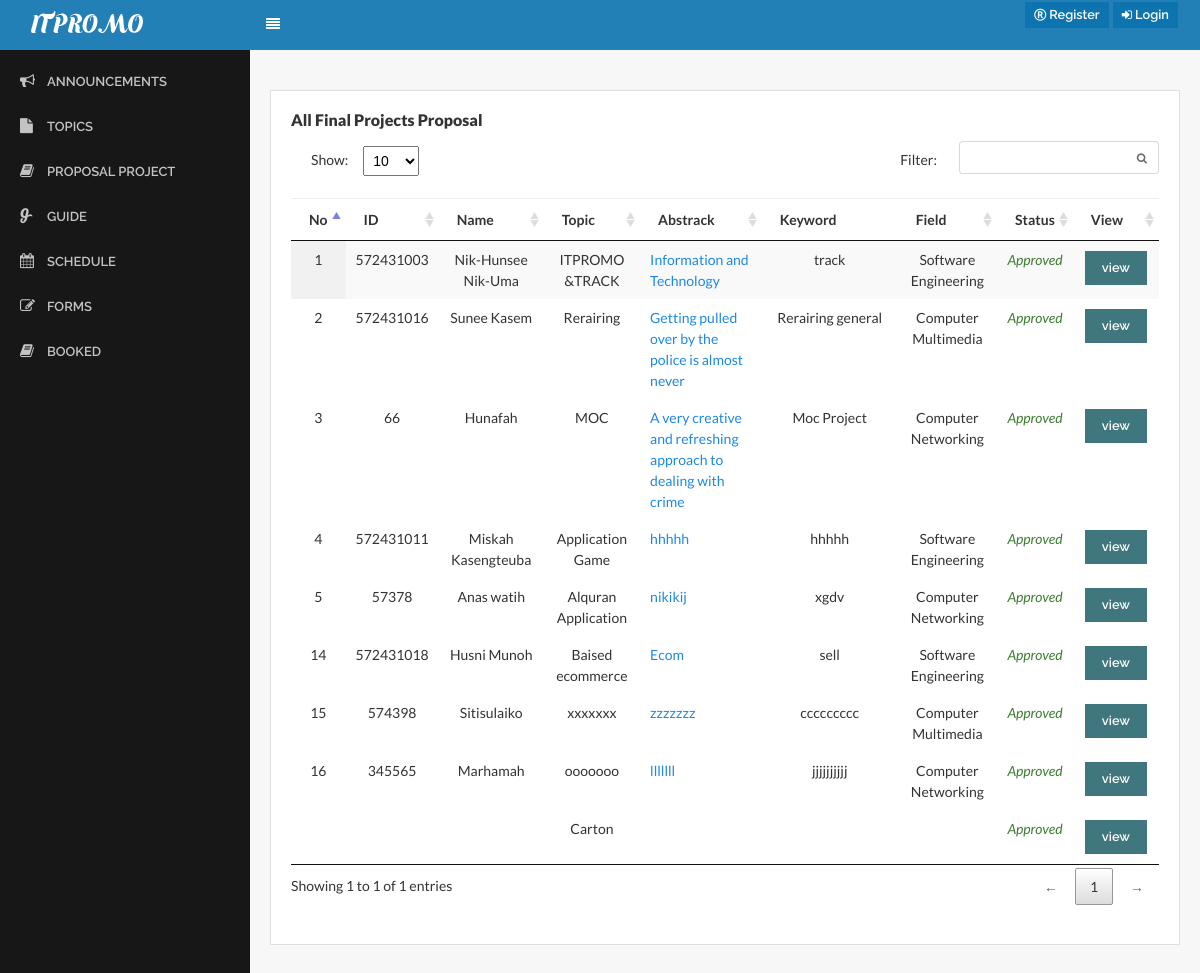
Before: /?page=proposal_project with the older database file.
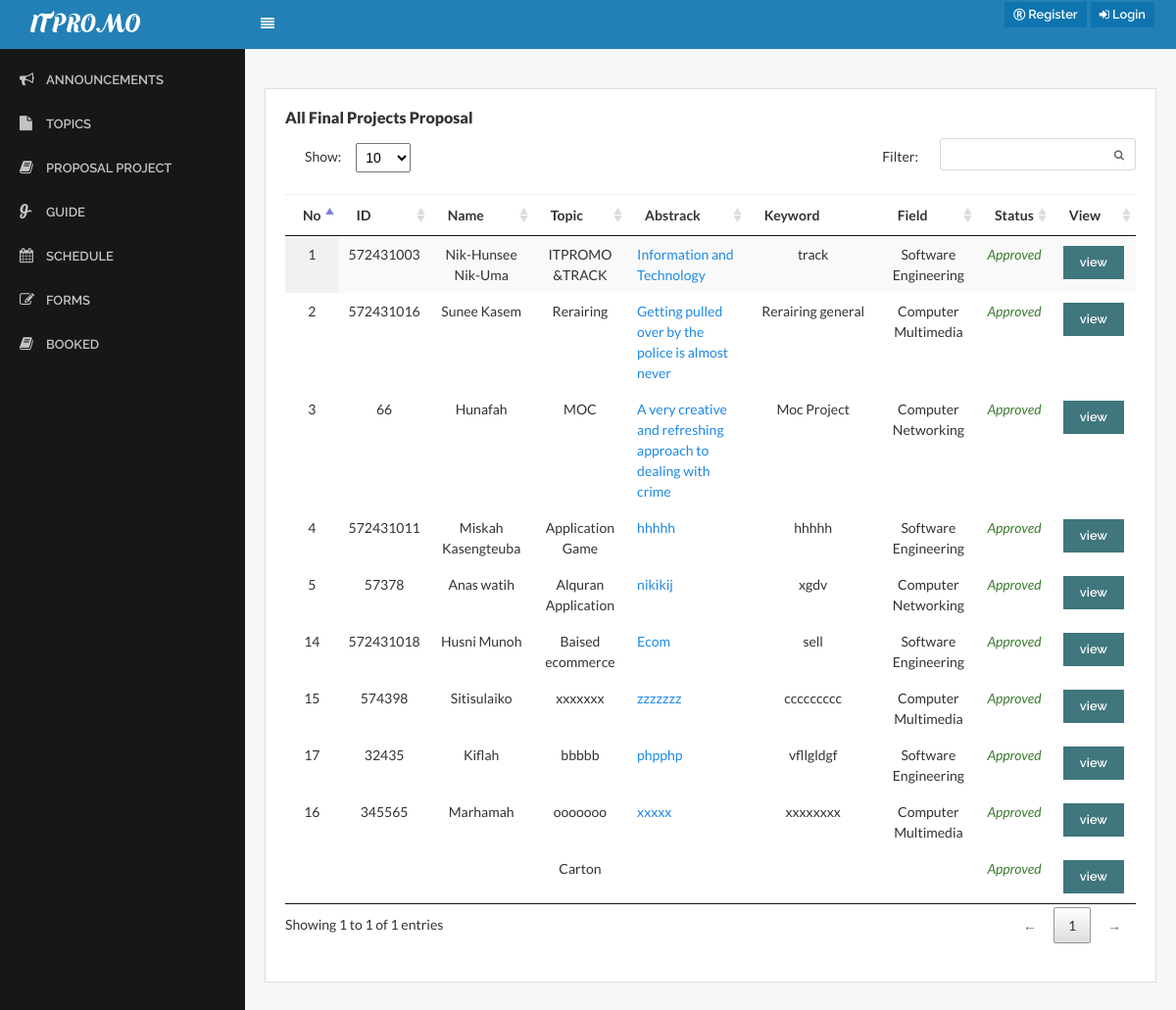
After: the same page with the newer database file.
### tables this page shows
CREATE TABLE `topic_project` (
  `topic_id` int(11) NOT NULL,
  `topic_topic` varchar(255) NOT NULL,
  `topic_abstrack` varchar(255) NOT NULL,
  `topic_keyword` varchar(255) NOT NULL,
  `topic_fieldstudy` enum('1','2','3') NOT NULL COMMENT '1=Software Engineering, 2=Computer Multimedia, 3=Computer Networking',
  `topic_years` date NOT NULL,
  `status` enum('1','2') NOT NULL COMMENT '1=Approve,2=Not Approve',
  `advisergroup_id` int(20) NOT NULL,
  `Student_name` varchar(255) NOT NULL,
  `member_idcard` int(20) NOT NULL,
  `adviser` varchar(255) NOT NULL,
  `position` enum('Admin','Student') NOT NULL COMMENT '1=Admin,2=Student'
);

CREATE TABLE `advisergroup` (
  `advisergroup_id` int(11) NOT NULL,
  `advisergroup_topic` varchar(255) DEFAULT NULL,
  `advisergroup_status` enum('0','w','1') NOT NULL DEFAULT 'w',
  `member_id` int(11) NOT NULL,
  `group_id` int(11) NOT NULL
);

### proposal_project.php (the view, shortened to what this page needs)
<body>
<div class="content">
                     <div class="row">
                        <div class="col-lg-12">
                            <div class="card">
                                <div class="card-block">
                                   <h6 class="card-title text-bold">All Final Projects Proposal</h6></b>
   <?php
$strSQL = "SELECT advisergroup.*,  topic_project.advisergroup_id, advisergroup.advisergroup_status,advisergroup.advisergroup_topic,advisergroup.group_id,topic_project.Student_name,topic_project.member_idcard,topic_project.topic_abstrack,topic_project.topic_keyword ,topic_project.topic_years,topic_project.topic_fieldstudy,topic_project.status FROM advisergroup
          LEFT JOIN topic_project ON advisergroup.advisergroup_id = topic_project.advisergroup_id
        LEFT JOIN member ON advisergroup.member_id = member.member_id
        WHERE advisergroup.group_id ";
              ?>
      <table class="display datatable table table-stripped" cellspacing="0" width="100%">
          <thead>
             <tr>
                        <th>No</th>
                        <th>ID</th>
                        <th>Name</th>
                      <th>Topic</th>
                      <th>Abstrack</th>
                      <th>Keyword</th>
                      <th>Field </th>
                      <th>Status</th>
                                               <th>View</th>
                 </tr>
               </thead>
 <?php
     if($result = $db->query($strSQL)){
             while($objResult = $result->fetch_object()){
            ?>
           <tbody>
            <tr>
                     <td class="text-center"><?php echo $objResult->advisergroup_id; ?></td>
                     <td class="text-center"><?php echo $objResult->member_idcard; ?></td>
                     <td class="text-center"><?php echo $objResult->Student_name; ?></td>
                    <td class="text-center"><?php echo $objResult->advisergroup_topic; ?></td>
  <td><a href="#" name="view" value="view" id="<?php echo $objResult->advisergroup_id; ?>" class=" view_data"><?php echo $objResult->topic_abstrack; ?></a></td>
                     <td class="text-center"><?php echo $objResult->topic_keyword ?></td>
                <td class="text-center"><?php echo fieldstudy($objResult->topic_fieldstudy); ?></td>
                 <td class="text-center"><?php echo status($objResult->status); ?></td>
                 <td><input type="button" name="view" value="view" id="<?php echo $objResult->advisergroup_id; ?>" class="btn btn-info btn-xs view_data" /></td>
                    </tr>
  <?php
    }
               }
                   ?>
                                        </tbody>
                                    </table>
                                </div>
                            </div>
                        </div>
                    </div>
                </div>
   </html>

### index.php (shortened to what this page needs)
<?php
include('menu/function.php');
?>
<!DOCTYPE HTML>
<html>
<head>
    <link rel="stylesheet" href="assets/css/bootstrap.css">
    <link rel="stylesheet" href="assets/css/core.css">
    <link rel="stylesheet" href="assets/css/components.css">
    <link rel="stylesheet" href="assets/icons/fontawesome/styles.min.css">
    <link rel="stylesheet" href="lib/css/chartist.min.css">
    <link rel="stylesheet" href="lib/css/jquery.dataTables.min.css">
</head>
<body>
    <nav class="navbar navbar-toggleable-md">
        <a class="navbar-brand logo" href="?page=homepage">
            <img src="assets/img/lo.png" alt="ITPromo">
        </a>
        <div class="collapse navbar-collapse" id="navbarNav">
            <button class="sidebar-toggle btn btn-flat" id="toggle-sidebar-desktop">
                <span>
                    <i class="fa fa-align-justify"></i>
                </span>
            </button>
         <ul class="navbar-nav ml-auto">
                <li class="nav-item dropdown">
         <?php if(isset($_SESSION['id'])):  ?>
              <li class="dropdown messages-menu">
                    <?php if($_SESSION['rank'] == '1' || $_SESSION['rank'] == '2'){
                    }else if($_SESSION['rank'] == '3'){
                    }
                    ?>
                  </li>
                  <li class="dropdown notifications-menu">
                      <?php if($_SESSION['rank'] == 'admin'){
                      }else if($_SESSION['rank'] == '1' || $_SESSION['rank'] == '2'){
                      }else if($_SESSION['rank'] == '3'){
                      }
                      ?>
                    </li>
                       <a class="nav-link dropdown-toggle dropdown-has-after" href="http://example.com" id="navbarDropdownMenuLink" data-toggle="dropdown" aria-haspopup="true"
                        aria-expanded="false">
                         <i class="fa fa-user"></i>  <?php echo $_SESSION['name']; ?></span>
                    </a>
                    <div class="dropdown-menu dropdown-menu-right" aria-labelledby="navbarDropdownMenuLink">
                        <a class="dropdown-item" href="?page=my_profile">
                            <i class="fa fa-user"></i> <span>Profile</span></a>
                        </a>
                        <a class="dropdown-item" href="pages/logout.php">
                            <i class="fa fa-sign-out"></i> <span>Logout</span></a>
                        </a>
                    </div>
                </li>
                  <?php else: ?>
                    <li>
                      <a href="pages/register.php" class="d-none d-sm-inline-block btn btn-sm btn-primary shadow-sm">
                        <i class="fa fa-registered"> </i> <span>Register</span>
                      </a>
                    </li>
                    <li>
                      <a href="pages/login.php" class="d-none d-sm-inline-block btn btn-sm btn-primary shadow-sm">
                        <i class="fa fa-sign-in"></i> <span>Login</span>
                      </a>
                    </li>
                  <?php endif; ?>
                </li>
              </ul>
          </div>
    </nav>
    <div class="page-container">
        <div class="page-content">
            <div id="sidebar-main" class="sidebar sidebar-default">
    <div class="sidebar-content">
        <ul class="navigation">
              <?php if(isset($_SESSION['id'])): ?>
                <?php include('menu/menu.php'); ?>
              <?php else: ?>
        <li><a class="app-menu__item active" href="?page=Annoucement"><i class="fa fa-bullhorn"></i><span class="app-menu__label">Announcements</span></a></li>
        <li><a class="app-menu__item " href="?page=show_topic"><i class="fa fa-file"></i><span class="app-menu__label">Topics</span></a></li>
  <li><a class="app-menu__item " href="?page=proposal_project"> <i class="fa fa-book"></i><span class="app-menu__label">Proposal Project</span></a></li>
        <li><a class="app-menu__item " href="?page=guide"><i class="fa fa-glide-g"></i><span class="app-menu__label">Guide</span></a></li>
        <li><a class="app-menu__item " href="?page=schedule"><i class="fa fa-calendar"></i><span class="app-menu__label">Schedule</span></a></li>
        <li><a class="app-menu__item " href="?page=form"><i class='fa fa-edit'></i><span class="app-menu__label">Forms</span></a></li>
        <li><a class="app-menu__item " href="?page=booked"><i class='fa fa-book'></i><span class="app-menu__label">Booked</span></a></li>
              <?php endif; ?>
            </ul>
            </div>
        </div>
            <div class="content-wrapper">
     <?php include('page_link.php'); ?>
</body>
</html>

### page_link.php (shortened to what this page needs)
<?php
$page = null;
if(isset($_GET['page'])){
	$page = $_GET['page'];
}
switch ($page) {
case 'proposal_project':
     	include('proposal_project.php');
		break;
}
?>

### menu/function.php (shortened to what this page needs)
<?php
function status($status){
	if($status != "0"){
		return "<span class='text-success'><i>Approved</i></span>";
	}else{
		return "<span class='text-danger'><i>Not Approved</i></span>";
	}
}
function fieldstudy($fieldstudy){
	if($fieldstudy == "1"){
		return "Software Engineering";
	}else if($fieldstudy == "2"){
	return "Computer Multimedia";
	}else if($fieldstudy == "3"){
			return "Computer Networking";
	}
}
?>

### assets/css/core.css (style rules this page uses)
.btn { position: relative; margin: 2px; font-weight: bold; position: relative; font-size: 0.8rem; margin: 2px; font-weight: 600; font-family: 'Raleway', sans-serif; }
.btn > i { font-size: 12px; }
body, input, textarea, button { font-family: "Lato", sans-serif; }
.navbar { margin-bottom: 0; border-width: 1px 0; padding: 0; background-color: #2380B6; color: #fff; }
@media (min-width: 992px) { .navbar { padding-right: 20px; } }
.navbar > .navbar-brand { display: block; float: left; height: 50px; line-height: 36px; padding-left: 20px; min-width: 250px; margin-right: 0; }
.navbar > .navbar-brand > img { height: 20px; width: auto; }
.navbar .navbar-nav .nav-item { font-weight: 600; font-family: "Raleway", sans-serif; }
.navbar > .navbar-brand > img { height: auto; width: auto; }
.card { margin-bottom: 20px; margin-top: 20px; color: #333; border-radius: 0; }

### assets/css/components.css (style rules this page uses)
html, body { width: 100%; height: 100%; }
body { font-family: "Lato", sans-serif; font-size: 0.875rem !important; background-color: #f7f7f7; }
.page-container { position: relative; }
@media (min-width: 768px) { .page-container { display: table; table-layout: fixed; height: 100%; width: 100%; } }
@media (min-width: 768px) { .page-content { display: table-row; } }
.content { padding: 20px 20px; }
.content:after { content: ''; display: table; clear: both; }
.content-wrapper { padding-bottom: 1.33333; width: 100%; }
@media (min-width: 768px) { .content-wrapper { display: table-cell; vertical-align: top; } }
.sidebar { font-family: 'Raleway', sans-serif; font-size: 0.35rem; font-weight: 600; position: relative; background-color: #181717; color: #c3c3c5; }
@media (min-width: 768px) { .sidebar { display: table-cell; vertical-align: top; width: 250px; } }
.sidebar-default { z-index: 99; }
.sidebar .navigation { margin: 0; padding: 10px 0; list-style: none; position: relative; }
.sidebar .navigation > li { position: relative; }
.sidebar .navigation > li + li { margin-top: 1px; }
.sidebar .navigation > li > a { display: block; color: #c3c3c5; font-size: 13px; text-transform: uppercase; }
.sidebar .navigation > li > a > i { float: left; top: 11px; position: absolute; margin-top: 2px; margin-right: 15px; font-size: 15px; }
.sidebar .navigation > li > a > span { margin-left: 27px; }
.sidebar .navigation > li a { padding: 12px 20px; min-height: 44px; }
.sidebar-toggle { background-color: inherit; color: #fff; font-size: 0.875rem; margin: 0; padding: 15px 15px; outline: 0; }
.text-bold { font-weight: 800; }
.text-center { text-align: center; }
table.dataTable thead th, table.dataTable thead td { border-bottom: 1px solid #eeeeef; }
table.dataTable thead .sorting { background-image: url("../../lib/img/sort_both.png"); }
table.dataTable thead .sorting_asc { background-image: url("../../lib/img/sort_asc.png"); }

Changed rows visible on the page:
removed topic_project: advisergroup "16", member_idcard "345565", Student_name "Marhamah", advisergroup.advisergroup_topic "ooooooo", topic_abstrack "lllllll", topic_keyword "jjjjjjjjjj", topic_fieldstudy "Computer Networking", status "Approved"
added topic_project: advisergroup "17", member_idcard "32435", Student_name "Kiflah", advisergroup.advisergroup_topic "bbbbb", topic_abstrack "phpphp", topic_keyword "vfllgldgf", topic_fieldstudy "Software Engineering", status "Approved"
added topic_project: advisergroup "16", member_idcard "345565", Student_name "Marhamah", advisergroup.advisergroup_topic "ooooooo", topic_abstrack "xxxxx", topic_keyword "xxxxxxxx", topic_fieldstudy "Computer Multimedia", status "Approved"
